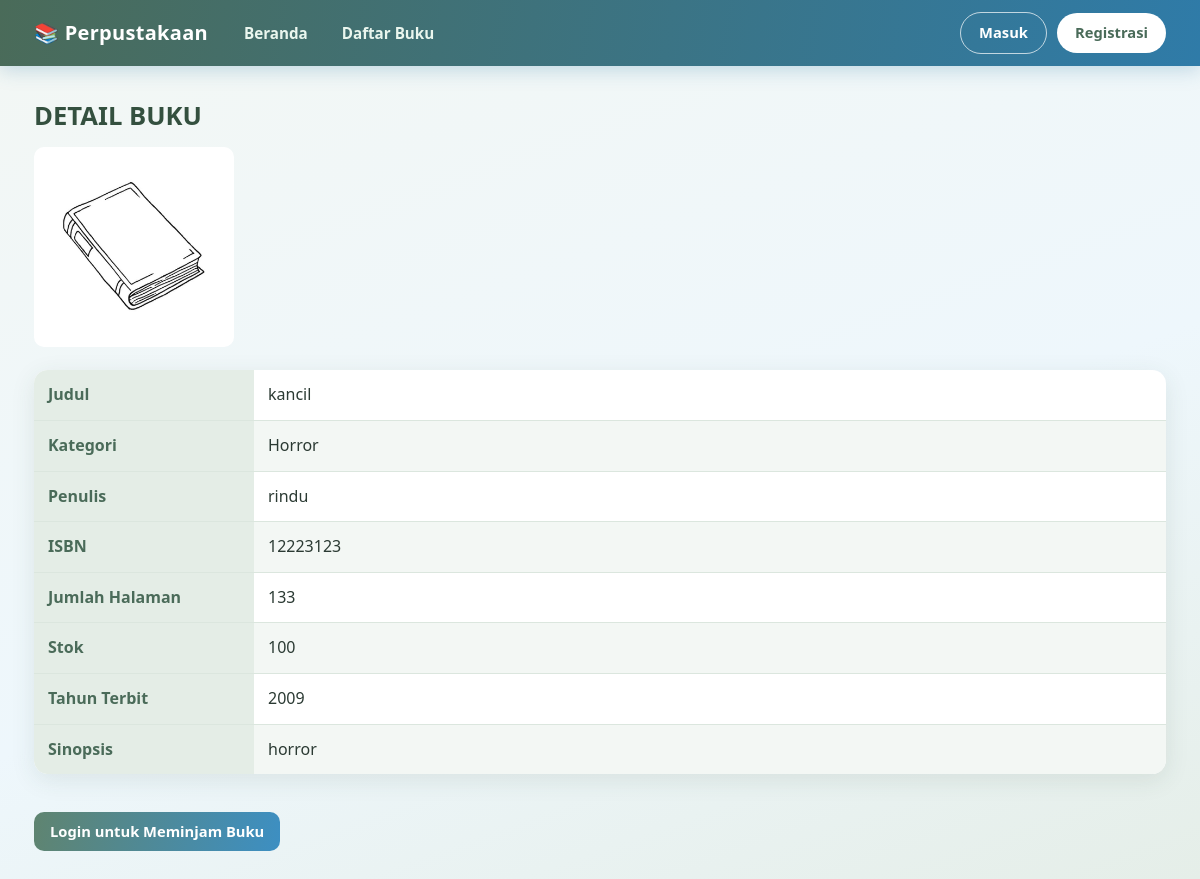
Page /detail.php?id=22 on the committed database.
### tables this page shows
CREATE TABLE `buku` (
  `buku_id` int(11) NOT NULL,
  `judul` varchar(255) NOT NULL,
  `kategori_id` int(11) NOT NULL,
  `penerbit_id` int(11) NOT NULL,
  `admin_id` int(11) NOT NULL,
  `ISBN` varchar(30) DEFAULT NULL,
  `penulis` varchar(150) DEFAULT NULL,
  `jumlah_halaman` int(11) DEFAULT NULL,
  `stok` int(11) NOT NULL DEFAULT 0,
  `tahun_terbit` year(4) DEFAULT NULL,
  `sinopsis` text DEFAULT NULL,
  `gambar` varchar(255) DEFAULT NULL
);

CREATE TABLE `kategori` (
  `kategori_id` int(11) NOT NULL,
  `nama_kategori` varchar(100) NOT NULL,
  `admin_id` int(11) NOT NULL
);

### detail.php (the view, shortened to what this page needs)
<?php
include "koneksi.php";
$role = $_SESSION['role'] ?? '';
$id = $_GET['id'];
$query = mysqli_query($koneksi, "
    SELECT
        buku.*,
        kategori.nama_kategori
    FROM buku
    LEFT JOIN kategori
        ON buku.kategori_id = kategori.kategori_id
    WHERE buku.buku_id='$id'
");
$data = mysqli_fetch_assoc($query);
?>
<!DOCTYPE html>
<html lang="id">
<head>
    <link rel="stylesheet" href="style.css">
</head>
<body>
<?php include "navbar.php"; ?>
<main class="page">
<h2>DETAIL BUKU</h2>
<?php if (!empty($data['gambar'])) { ?>
    <p><img src="uploads/<?= htmlspecialchars($data['gambar']); ?>" alt="Sampul" style="max-width:200px"></p>
<?php } ?>
<table class="detail" border="1" cellpadding="10" cellspacing="0">
<tr>
    <td>Judul</td>
    <td>
        <?= htmlspecialchars($data['judul']); ?>
    </td>
</tr>
<tr>
    <td>Kategori</td>
    <td>
        <?= htmlspecialchars($data['nama_kategori']); ?>
    </td>
</tr>
<tr>
    <td>Penulis</td>
    <td>
        <?= htmlspecialchars($data['penulis']); ?>
    </td>
</tr>
<tr>
    <td>ISBN</td>
    <td>
        <?= htmlspecialchars($data['ISBN']); ?>
    </td>
</tr>
<tr>
    <td>Jumlah Halaman</td>
    <td>
        <?= $data['jumlah_halaman']; ?>
    </td>
</tr>
<tr>
    <td>Stok</td>
    <td>
        <?= $data['stok']; ?>
    </td>
</tr>
<tr>
    <td>Tahun Terbit</td>
    <td>
        <?= $data['tahun_terbit']; ?>
    </td>
</tr>
<tr>
    <td>Sinopsis</td>
    <td>
        <?= htmlspecialchars($data['sinopsis']); ?>
    </td>
</tr>
</table>
<br>
<?php if ($role == '') { ?>
    <a href="login.php"><button>Login untuk Meminjam Buku</button></a>
<?php } ?>
<br><br>
</main>
</body>
</html>

### style.css (style rules this page uses)
:root { --sage-50:#f3f7f4; --sage-100:#e4ede6; --sage-200:#cfdfd3; --sage-300:#b2cab9; --sage-400:#94b49f; --sage-600:#5f8470; --sage-700:#4a6b59; --sage-800:#34503f; --sky-50:#eef7fc; --sky-100:#dcf0fa; --sky-200:#bcdff3; --sky-400:#7cbbe3; --sky-600:#3d8fc2; --sky-700:#2f7ba8; --ink:#2b3a33; --muted:#6b7d74; --line:#dbe6de; --white:#fff; --danger:#c0625a; --warn:#c99a3b; --radius:14px; --shadow:0 6px 24px rgba(52,80,63,.10); }
* { box-sizing:border-box }
html { scroll-behavior:smooth }
body { margin:0; color:var(--ink); line-height:1.6; font-family:"Segoe UI",system-ui,-apple-system,Roboto,"Helvetica Neue",Arial,sans-serif; background:linear-gradient(160deg,var(--sage-50) 0%,var(--sky-50) 55%,var(--sage-100) 100%) fixed; min-height:100vh; }
h1,h2,h3,h4 { color:var(--sage-800);line-height:1.25;margin:0 0 .6em }
h2 { font-size:1.6rem }
p { margin:0 0 1em }
a { color:var(--sky-700);text-decoration:none }
img { max-width:100%;border-radius:10px }
.page { max-width:1180px;margin:0 auto;padding:34px 24px 60px }
.page > h2:first-child,.page > h1:first-child { margin-top:0 }
table { width:100%;border-collapse:separate;border-spacing:0;border:0!important;background:#fff; border-radius:var(--radius);overflow:hidden;box-shadow:var(--shadow);margin:6px 0 10px }
table td { padding:12px 14px;border:0!important;border-bottom:1px solid var(--line)!important;vertical-align:top }
table tr:nth-child(even) td { background:var(--sage-50) }
table tr:last-child td { border-bottom:0!important }
table.detail td:first-child { width:220px;font-weight:700;color:var(--sage-700);background:var(--sage-100) }
button,.btn { display:inline-block;cursor:pointer;border:0;border-radius:10px;padding:10px 20px;font:inherit;font-weight:600; color:#fff;background:linear-gradient(100deg,var(--sage-600),var(--sky-600));transition:.2s;text-decoration:none }
a > button { margin:2px 2px 2px 0;padding:8px 16px;font-size:.92rem }

### rows in the picture
buku: gambar (picture), judul "kancil", kategori.nama_kategori "Horror", penulis "rindu", ISBN "12223123", jumlah_halaman "133", stok "100", tahun_terbit "2009", sinopsis "horror"
